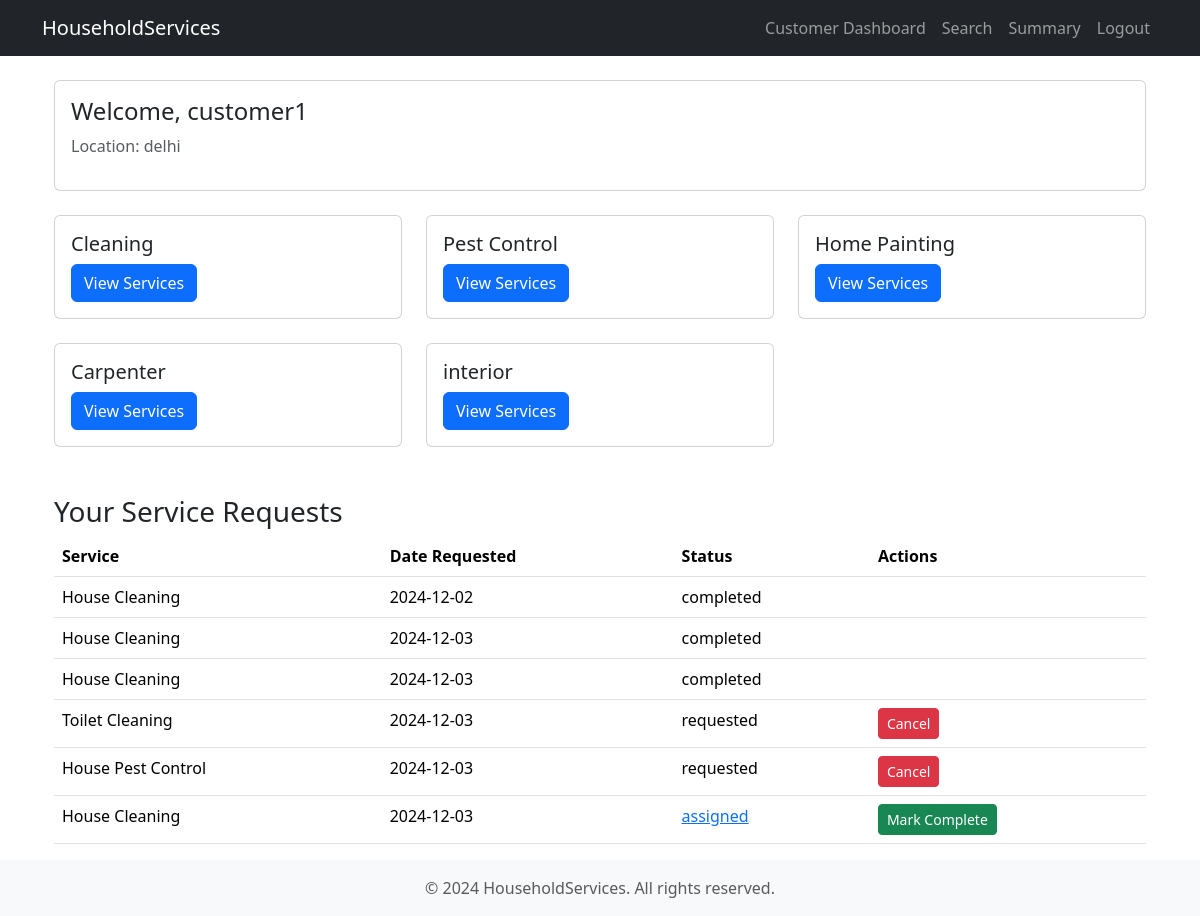
/customer/dashboard (signed in), run on the app's committed database.
### models.py (models this page shows, shortened)
class Customer(db.Model):
    __tablename__ = 'customer'
    id = db.Column(db.Integer, primary_key=True)
    email = db.Column(db.String(120), unique=True, nullable=False)
    passhash = db.Column(db.String(256), nullable=False)
    full_name = db.Column(db.String(120), nullable=False)
    address = db.Column(db.String(255), nullable=False)
    city = db.Column(db.String(100), nullable=False)
    pincode = db.Column(db.String(10), nullable=False)
    phone_number = db.Column(db.String(15), nullable=False)
    is_admin = db.Column(db.Boolean, nullable=False, default=False)
    service_requests = db.relationship('ServiceRequest', backref='customer', lazy=True)

class ServiceCategory(db.Model):
    __tablename__ = 'service_category'
    id = db.Column(db.Integer, primary_key=True)
    name = db.Column(db.String(100), nullable=False)
    service_packages = db.relationship('ServicePackage', backref='service_category', lazy=True, cascade="all, delete-orphan")

class ServiceRequest(db.Model):
    __tablename__ = 'service_request'
    id = db.Column(db.Integer, primary_key=True)
    customer_id = db.Column(db.Integer, db.ForeignKey('customer.id'), nullable=False)
    professional_id = db.Column(db.Integer, db.ForeignKey('professional.id'), nullable=True)  # Null until assigned
    service_package_id = db.Column(db.Integer, db.ForeignKey('service_package.id'), nullable=False)
    status = db.Column(db.String(50), nullable=False, default="requested")  # requested, assigned, completed
    date_of_request = db.Column(db.DateTime, nullable=False)
    date_of_completion = db.Column(db.DateTime, nullable=True)
    rating = db.Column(db.Float, nullable=True)
    remarks = db.Column(db.Text, nullable=True)
    professional = db.relationship('Professional', backref='service_requests', lazy=True)

class ServicePackage(db.Model):
    __tablename__ = 'service_package'
    id = db.Column(db.Integer, primary_key=True)
    name = db.Column(db.String(120), nullable=False)
    price = db.Column(db.Float, nullable=False)
    service_category_id = db.Column(db.Integer, db.ForeignKey('service_category.id'), nullable=False)
    time = db.Column(db.Integer, nullable=False)  # Time in hours
    description = db.Column(db.Text, nullable=False)
    service_requests = db.relationship('ServiceRequest', backref='service_package', lazy=True, cascade="all, delete-orphan")

### Folder2/customer_view.py (the view)
@customer_view.route('/dashboard')
def dashboard():
    if 'user_id' not in session:
        return redirect(url_for('authentication.user_login'))
    customer = Customer.query.get(session['user_id'])
    categories = ServiceCategory.query.all()
    service_requests = ServiceRequest.query.filter_by(customer_id=session['user_id']).all()
    return render_template('customer_dashboard.html',
                         customer=customer,
                         categories=categories,
                         service_requests=service_requests)

### templates/customer_dashboard.html (shortened to what this page needs)
{% extends "base.html" %}
{% block content %}
<div class="container mt-4">
    <div class="card mb-4">
        <div class="card-body">
            <div class="row">
                <div class="col-md-6">
                    <h4>Welcome, {{ customer.full_name }}</h4>
                    <p class="text-muted">Location: {{ customer.city }}</p>
                </div>
            </div>
        </div>
    </div>
    <div class="row">
        {% for category in categories %}
        <div class="col-md-4 mb-4">
            <div class="card">
                <div class="card-body">
                    <h5 class="card-title">{{ category.name }}</h5>
                    <button class="btn btn-primary" data-bs-toggle="modal"
                        data-bs-target="#categoryModal{{ category.id }}">
                        View Services
                    </button>
                </div>
            </div>
        </div>
        {% endfor %}
    </div>
    <div class="mt-4">
        <h3>Your Service Requests</h3>
        <table class="table">
            <thead>
                <tr>
                    <th>Service</th>
                    <th>Date Requested</th>
                    <th>Status</th>
                    <th>Actions</th>
                </tr>
            </thead>
            <tbody>
                {% for request in service_requests %}
                <tr>
                    <td>{{ request.service_package.name }}</td>
                    <td>{{ request.date_of_request.strftime('%Y-%m-%d') }}</td>
                    <td>{% if request.status == 'assigned' %}
                        <a href="{{ url_for('customer_services.professional_details', request_id=request.id) }}">{{ request.status }}</a>
                        {% else %}
                        {{ request.status }}
                        {% endif %}
                    </td>
                    <td>
                        {% if request.status == 'requested' %}
                        <form action="{{ url_for('customer_services.cancel_request', request_id=request.id) }}"
                            method="POST" style="display: inline;">
                            <button type="submit" class="btn btn-danger btn-sm">Cancel</button>
                        </form>
                        {% endif %}
                        {% if request.status == 'assigned' %}
                        <a href="{{ url_for('customer_services.complete_request', request_id=request.id) }}"
                            class="btn btn-success btn-sm">Mark Complete</a>
                        {% endif %}
                    </td>
                </tr>
                {% endfor %}
            </tbody>
        </table>
    </div>
</div>
{% endblock %}

### data on the page
Customer: full_name "customer1", city "delhi"
ServiceCategory: name "Cleaning"
ServiceCategory: name "Pest Control"
ServiceCategory: name "Home Painting"
ServiceCategory: name "Carpenter"
ServiceCategory: name "interior"
ServiceRequest: service_package.name "House Cleaning", date_of_request "2024-12-02", status "completed"
ServiceRequest: service_package.name "House Cleaning", date_of_request "2024-12-03", status "completed"
ServiceRequest: service_package.name "House Cleaning", date_of_request "2024-12-03", status "completed"
ServiceRequest: service_package.name "Toilet Cleaning", date_of_request "2024-12-03", status "requested"
ServiceRequest: service_package.name "House Pest Control", date_of_request "2024-12-03", status "requested"
ServiceRequest: service_package.name "House Cleaning", date_of_request "2024-12-03", status "assigned"
